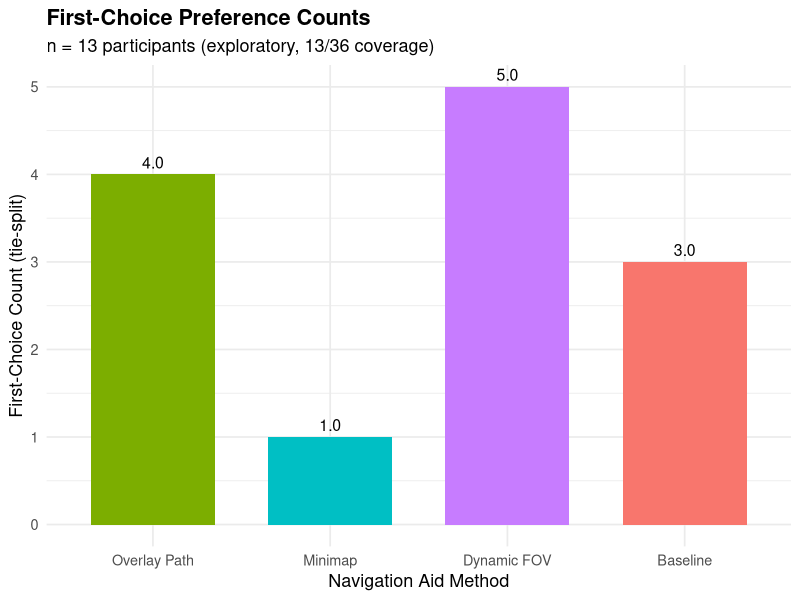
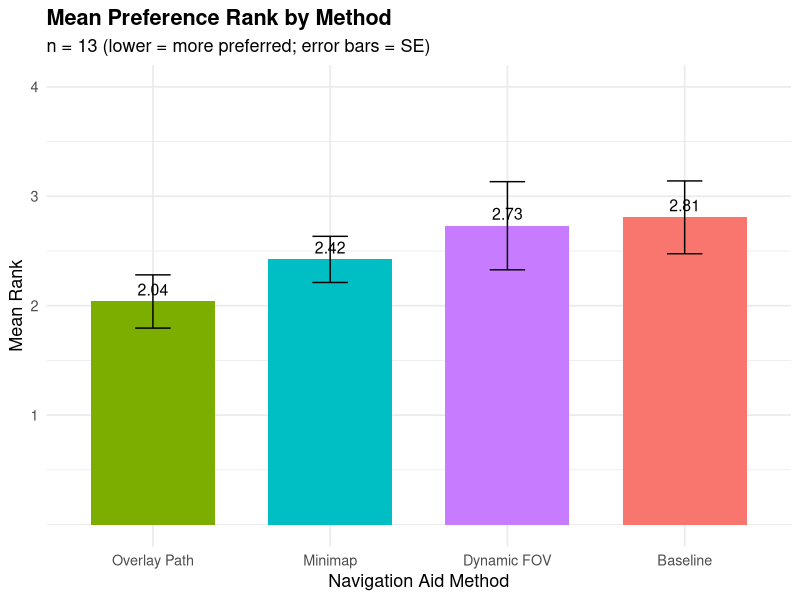
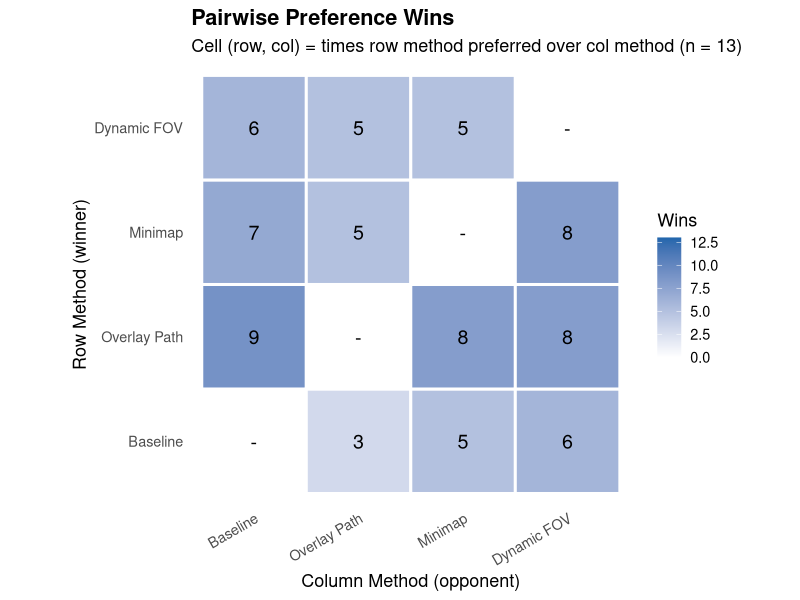
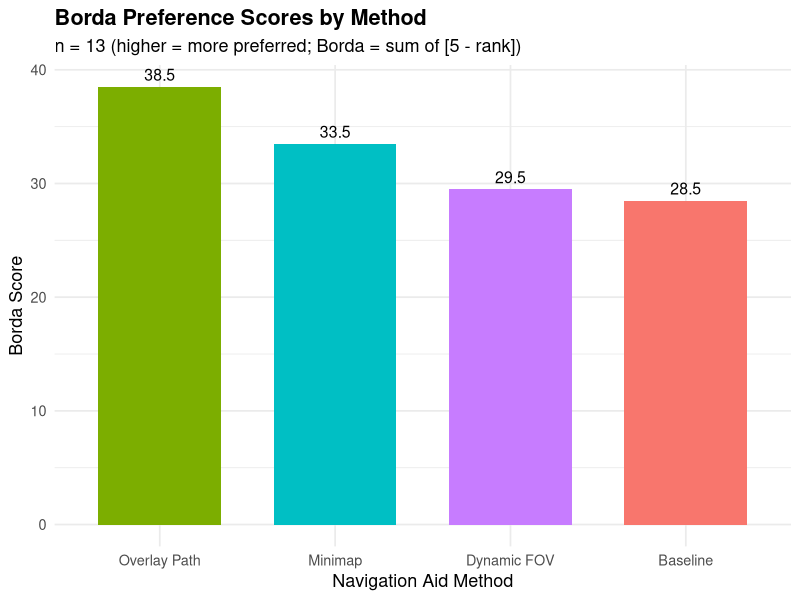

Write the R code that produced these figures, in order.
#!/usr/bin/env Rscript
# =============================================================================
# Preference Ranking Analysis (Exploratory)
# Bead: bd-3k8
# =============================================================================
# Design: 13 of 36 participants provided preference rankings
# Conditions: Baseline, Overlay Path, Minimap, Dynamic FOV
# Ranking: 1 = most preferred, 4 = least preferred (midranks for ties)
# Analyses: descriptive summaries, pairwise sign tests (Holm correction)
# Framing: EXPLORATORY — partial coverage (13/36)
# =============================================================================

# --- 0. PACKAGE MANAGEMENT ---------------------------------------------------

required_packages <- c("tidyverse")

for (pkg in required_packages) {
  if (!requireNamespace(pkg, quietly = TRUE)) {
    message(sprintf("Installing package: %s", pkg))
    install.packages(pkg, repos = "https://cloud.r-project.org")
  }
}

library(tidyverse)

# --- 1. OUTPUT SETUP ---------------------------------------------------------

output_file <- "preference_results.txt"
con <- file(output_file, open = "wt", encoding = "UTF-8")
sink(con, split = TRUE)
sink(con, type = "message")

cat("\n==============================================================\n")
cat("  PREFERENCE RANKING ANALYSIS (EXPLORATORY)\n")
cat("  13/36 participants — partial coverage\n")
cat("==============================================================\n\n")

# --- 2. READ AND VALIDATE INPUT ----------------------------------------------

cat("--- 2. DATA LOADING & VALIDATION ---\n\n")

df <- read.csv("preference_input.csv", stringsAsFactors = FALSE,
               fileEncoding = "UTF-8")

# Expected columns
expected_cols <- c("participant_name", "baseline_rank", "overlay_path_rank",
                   "minimap_rank", "dynamic_fov_rank")
rank_cols <- c("baseline_rank", "overlay_path_rank", "minimap_rank",
               "dynamic_fov_rank")

# Schema check
if (!all(expected_cols %in% colnames(df))) {
  missing <- setdiff(expected_cols, colnames(df))
  stop(sprintf("Missing columns: %s", paste(missing, collapse = ", ")))
}

# Duplicate participant check
if (any(duplicated(df$participant_name))) {
  dups <- df$participant_name[duplicated(df$participant_name)]
  stop(sprintf("Duplicate participant names: %s", paste(dups, collapse = ", ")))
}

# Rank validity check (each rank between 1 and 4, sum = 10)
for (i in seq_len(nrow(df))) {
  ranks <- as.numeric(df[i, rank_cols])
  name <- df$participant_name[i]

  if (any(is.na(ranks))) {
    stop(sprintf("Non-numeric rank values for participant: %s", name))
  }
  if (any(ranks < 1) || any(ranks > 4)) {
    stop(sprintf("Rank values outside [1, 4] for participant: %s (values: %s)",
                 name, paste(ranks, collapse = ", ")))
  }
  if (abs(sum(ranks) - 10) > 0.001) {
    stop(sprintf("Rank sum != 10 for participant: %s (sum: %.1f)",
                 name, sum(ranks)))
  }
}

n_participants <- nrow(df)
n_total <- 36  # total study participants
cat(sprintf("Participants with rankings: %d / %d (%.1f%% coverage)\n",
            n_participants, n_total, 100 * n_participants / n_total))
cat(sprintf("Conditions: Baseline, Overlay Path, Minimap, Dynamic FOV\n"))
cat(sprintf("Rank scale: 1 = most preferred, 4 = least preferred\n"))
cat("Validation: PASS (all rows have valid schema and rank sums)\n\n")

# --- 3. DESCRIPTIVE STATISTICS -----------------------------------------------

cat("--- 3. DESCRIPTIVE STATISTICS ---\n\n")

method_labels <- c(baseline_rank = "Baseline",
                   overlay_path_rank = "Overlay Path",
                   minimap_rank = "Minimap",
                   dynamic_fov_rank = "Dynamic FOV")

# Compute per-method summaries
summary_list <- lapply(rank_cols, function(col) {
  ranks <- df[[col]]
  label <- method_labels[col]

  # First choice: rank == 1 (split ties)
  first_choice <- 0
  for (i in seq_along(ranks)) {
    row_ranks <- as.numeric(df[i, rank_cols])
    if (ranks[i] == min(row_ranks)) {
      n_tied_first <- sum(row_ranks == min(row_ranks))
      first_choice <- first_choice + 1.0 / n_tied_first
    }
  }

  # Last choice: rank == 4 (split ties)
  last_choice <- 0
  for (i in seq_along(ranks)) {
    row_ranks <- as.numeric(df[i, rank_cols])
    if (ranks[i] == max(row_ranks)) {
      n_tied_last <- sum(row_ranks == max(row_ranks))
      last_choice <- last_choice + 1.0 / n_tied_last
    }
  }

  # Borda score: sum of (5 - rank) across all participants
  borda <- sum(5 - ranks)

  data.frame(
    Method = label,
    Mean_Rank = round(mean(ranks), 4),
    Median_Rank = median(ranks),
    SD_Rank = round(sd(ranks), 4),
    Borda_Score = borda,
    First_Choice = round(first_choice, 1),
    First_Pct = round(100 * first_choice / n_participants, 1),
    Last_Choice = round(last_choice, 1),
    Last_Pct = round(100 * last_choice / n_participants, 1),
    stringsAsFactors = FALSE
  )
})

summary_df <- do.call(rbind, summary_list)
summary_df <- summary_df[order(summary_df$Mean_Rank), ]  # best (lowest) first

cat("Ranking Summary (ordered by mean rank, lower = more preferred):\n\n")
print(summary_df, row.names = FALSE)
cat("\n")

cat(sprintf("Interpretation:\n"))
cat(sprintf("  Best mean rank:  %s (%.3f)\n",
            summary_df$Method[1], summary_df$Mean_Rank[1]))
cat(sprintf("  Worst mean rank: %s (%.3f)\n",
            summary_df$Method[nrow(summary_df)],
            summary_df$Mean_Rank[nrow(summary_df)]))
cat(sprintf("  Most first choices:  %s (%.1f)\n",
            summary_df$Method[which.max(summary_df$First_Choice)],
            max(summary_df$First_Choice)))
cat(sprintf("  Most last choices:   %s (%.1f)\n",
            summary_df$Method[which.max(summary_df$Last_Choice)],
            max(summary_df$Last_Choice)))
cat("\n")

# --- 4. PAIRWISE PREFERENCE COMPARISONS --------------------------------------

cat("--- 4. PAIRWISE PREFERENCE COMPARISONS ---\n\n")

# Build pairwise win/loss/tie matrix
pairs <- combn(rank_cols, 2, simplify = FALSE)
pair_results <- list()

for (p in pairs) {
  a_col <- p[1]
  b_col <- p[2]
  a_label <- method_labels[a_col]
  b_label <- method_labels[b_col]

  a_ranks <- df[[a_col]]
  b_ranks <- df[[b_col]]

  # A wins when A has lower rank (more preferred)
  a_wins <- sum(a_ranks < b_ranks)
  b_wins <- sum(a_ranks > b_ranks)
  ties   <- sum(a_ranks == b_ranks)

  pair_results[[length(pair_results) + 1]] <- data.frame(
    Pair = sprintf("%s vs %s", a_label, b_label),
    A_Wins = a_wins,
    B_Wins = b_wins,
    Ties = ties,
    A_Label = a_label,
    B_Label = b_label,
    stringsAsFactors = FALSE
  )
}

pair_df <- do.call(rbind, pair_results)

cat("Pairwise preference counts (A wins = A preferred over B):\n\n")
print(pair_df[, c("Pair", "A_Wins", "B_Wins", "Ties")], row.names = FALSE)
cat("\n")

# --- 5. EXACT SIGN TESTS WITH HOLM CORRECTION --------------------------------

cat("--- 5. PAIRWISE SIGN TESTS (EXACT BINOMIAL, HOLM CORRECTION) ---\n\n")
cat("Note: ties are excluded from sign test (only discordant pairs tested)\n")
cat("H0: P(A preferred) = 0.5 among discordant pairs\n")
cat("Framing: EXPLORATORY — p-values are descriptive, not confirmatory\n\n")

sign_results <- list()

for (i in seq_len(nrow(pair_df))) {
  a_wins <- pair_df$A_Wins[i]
  b_wins <- pair_df$B_Wins[i]
  n_disc <- a_wins + b_wins  # discordant pairs (excl ties)

  if (n_disc > 0) {
    # Two-sided exact binomial test
    test <- binom.test(a_wins, n_disc, p = 0.5, alternative = "two.sided")
    p_raw <- test$p.value
  } else {
    p_raw <- 1.0
  }

  sign_results[[i]] <- data.frame(
    Pair = pair_df$Pair[i],
    A_Wins = a_wins,
    B_Wins = b_wins,
    Ties = pair_df$Ties[i],
    n_discordant = n_disc,
    p.value = round(p_raw, 4),
    stringsAsFactors = FALSE
  )
}

sign_df <- do.call(rbind, sign_results)

# Holm correction across all 6 tests
sign_df$p.Holm <- round(p.adjust(sign_df$p.value, method = "holm"), 4)

cat("Pairwise sign test results:\n\n")
print(sign_df, row.names = FALSE)
cat("\n")

# Flag any nominally significant results
nom_sig <- sign_df[sign_df$p.value < 0.05, ]
if (nrow(nom_sig) > 0) {
  cat("Nominally significant pairs (p < .05, uncorrected):\n")
  for (j in seq_len(nrow(nom_sig))) {
    cat(sprintf("  %s: p = %.4f (Holm-adjusted: %.4f)\n",
                nom_sig$Pair[j], nom_sig$p.value[j], nom_sig$p.Holm[j]))
  }
} else {
  cat("No pairwise comparisons reached nominal significance (p < .05).\n")
}
cat("\n")

# --- 6. FRIEDMAN TEST & KENDALL'S W ------------------------------------------

cat("--- 6. FRIEDMAN TEST & KENDALL'S W (EXPLORATORY) ---\n\n")

# Build rank matrix (participants x methods)
rank_matrix <- as.matrix(df[, rank_cols])

# Friedman test (base R)
friedman_result <- friedman.test(rank_matrix)
cat(sprintf("Friedman chi-squared = %.4f, df = %d, p-value = %.4f\n",
            friedman_result$statistic, friedman_result$parameter,
            friedman_result$p.value))

# Kendall's W = chi2 / (n * (k - 1))
k <- length(rank_cols)  # 4 methods
W <- as.numeric(friedman_result$statistic) / (n_participants * (k - 1))
cat(sprintf("Kendall's W = %.4f\n", W))
cat(sprintf("Interpretation: W ranges from 0 (no agreement) to 1 (perfect agreement)\n"))

if (W < 0.3) {
  cat("  -> Weak agreement among raters\n")
} else if (W < 0.5) {
  cat("  -> Moderate agreement among raters\n")
} else if (W < 0.7) {
  cat("  -> Good agreement among raters\n")
} else {
  cat("  -> Strong agreement among raters\n")
}
cat("\n")

# --- 7. GENERATE PLOTS -------------------------------------------------------

cat("--- 7. GENERATING PLOTS ---\n\n")

# Ensure plots directory exists
if (!dir.exists("plots")) dir.create("plots")

# Method order for consistent plotting (by mean rank, best first)
method_order <- summary_df$Method

# Color palette matching existing project style
method_colors <- c("Baseline" = "#F8766D", "Overlay Path" = "#7CAE00",
                   "Minimap" = "#00BFC4", "Dynamic FOV" = "#C77CFF")

# --- Plot 1: First-choice bar chart ---
p1_data <- summary_df %>%
  mutate(Method = factor(Method, levels = method_order))

p1 <- ggplot(p1_data, aes(x = Method, y = First_Choice, fill = Method)) +
  geom_col(width = 0.7, show.legend = FALSE) +
  geom_text(aes(label = sprintf("%.1f", First_Choice)),
            vjust = -0.5, size = 4) +
  scale_fill_manual(values = method_colors) +
  labs(title = "First-Choice Preference Counts",
       subtitle = sprintf("n = %d participants (exploratory, %d/%d coverage)",
                          n_participants, n_participants, n_total),
       x = "Navigation Aid Method", y = "First-Choice Count (tie-split)") +
  theme_minimal(base_size = 13) +
  theme(plot.title = element_text(face = "bold"),
        axis.text.x = element_text(angle = 0, hjust = 0.5))

ggsave("plots/preference_first_choice.png", p1,
       width = 7, height = 5, dpi = 150)
cat("  Saved: plots/preference_first_choice.png\n")

# --- Plot 2: Mean rank bar chart (lower = better) ---
p2_data <- summary_df %>%
  mutate(Method = factor(Method, levels = method_order))

p2 <- ggplot(p2_data, aes(x = Method, y = Mean_Rank, fill = Method)) +
  geom_col(width = 0.7, show.legend = FALSE) +
  geom_errorbar(aes(ymin = Mean_Rank - SD_Rank / sqrt(n_participants),
                     ymax = Mean_Rank + SD_Rank / sqrt(n_participants)),
                width = 0.2) +
  geom_text(aes(label = sprintf("%.2f", Mean_Rank)),
            vjust = -0.5, size = 4) +
  scale_fill_manual(values = method_colors) +
  scale_y_continuous(limits = c(0, 4), breaks = 1:4) +
  labs(title = "Mean Preference Rank by Method",
       subtitle = sprintf("n = %d (lower = more preferred; error bars = SE)",
                          n_participants),
       x = "Navigation Aid Method", y = "Mean Rank") +
  theme_minimal(base_size = 13) +
  theme(plot.title = element_text(face = "bold"))

ggsave("plots/preference_mean_rank.png", p2,
       width = 7, height = 5, dpi = 150)
cat("  Saved: plots/preference_mean_rank.png\n")

# --- Plot 3: Pairwise-win heatmap ---
methods <- names(method_labels)
method_names <- as.character(method_labels)
n_methods <- length(methods)

# Build win matrix
win_matrix <- matrix(0, nrow = n_methods, ncol = n_methods,
                     dimnames = list(method_names, method_names))

for (i in 1:(n_methods - 1)) {
  for (j in (i + 1):n_methods) {
    a_ranks <- df[[methods[i]]]
    b_ranks <- df[[methods[j]]]
    a_wins <- sum(a_ranks < b_ranks)
    b_wins <- sum(a_ranks > b_ranks)
    win_matrix[method_names[i], method_names[j]] <- a_wins
    win_matrix[method_names[j], method_names[i]] <- b_wins
  }
}

# Convert to long format for ggplot
win_long <- as.data.frame(as.table(win_matrix))
colnames(win_long) <- c("Row_Method", "Col_Method", "Wins")

# Set factor levels
win_long$Row_Method <- factor(win_long$Row_Method, levels = method_names)
win_long$Col_Method <- factor(win_long$Col_Method, levels = method_names)

p3 <- ggplot(win_long, aes(x = Col_Method, y = Row_Method, fill = Wins)) +
  geom_tile(color = "white", linewidth = 1) +
  geom_text(aes(label = ifelse(Row_Method == Col_Method, "-",
                                as.character(Wins))),
            size = 5) +
  scale_fill_gradient(low = "white", high = "#2166AC",
                      limits = c(0, n_participants),
                      name = "Wins") +
  labs(title = "Pairwise Preference Wins",
       subtitle = sprintf("Cell (row, col) = times row method preferred over col method (n = %d)",
                          n_participants),
       x = "Column Method (opponent)", y = "Row Method (winner)") +
  theme_minimal(base_size = 13) +
  theme(plot.title = element_text(face = "bold"),
        axis.text.x = element_text(angle = 30, hjust = 1),
        panel.grid = element_blank()) +
  coord_fixed()

ggsave("plots/preference_pairwise_heatmap.png", p3,
       width = 7, height = 6, dpi = 150)
cat("  Saved: plots/preference_pairwise_heatmap.png\n")

# --- Plot 4: Borda score bar chart ---
p4_data <- summary_df %>%
  mutate(Method = factor(Method, levels = method_order))

p4 <- ggplot(p4_data, aes(x = Method, y = Borda_Score, fill = Method)) +
  geom_col(width = 0.7, show.legend = FALSE) +
  geom_text(aes(label = sprintf("%.1f", Borda_Score)),
            vjust = -0.5, size = 4) +
  scale_fill_manual(values = method_colors) +
  labs(title = "Borda Preference Scores by Method",
       subtitle = sprintf("n = %d (higher = more preferred; Borda = sum of [5 - rank])",
                          n_participants),
       x = "Navigation Aid Method", y = "Borda Score") +
  theme_minimal(base_size = 13) +
  theme(plot.title = element_text(face = "bold"))

ggsave("plots/preference_borda_score.png", p4,
       width = 7, height = 5, dpi = 150)
cat("  Saved: plots/preference_borda_score.png\n")

cat("\n")

# --- 8. SUMMARY ---------------------------------------------------------------

cat("--- 8. SUMMARY ---\n\n")
cat("EXPLORATORY PREFERENCE ANALYSIS COMPLETE\n")
cat(sprintf("Coverage: %d / %d participants (%.1f%%)\n",
            n_participants, n_total, 100 * n_participants / n_total))
cat(sprintf("Friedman test: chi2 = %.4f, df = %d, p = %.4f\n",
            friedman_result$statistic, friedman_result$parameter,
            friedman_result$p.value))
cat(sprintf("Kendall's W = %.4f\n", W))
cat("\nCAVEAT: These results are exploratory due to partial coverage (13/36).\n")
cat("P-values should be interpreted as descriptive patterns, not confirmatory.\n")
cat("\nOutput files:\n")
cat("  preference_results.txt (this file)\n")
cat("  plots/preference_first_choice.png\n")
cat("  plots/preference_mean_rank.png\n")
cat("  plots/preference_pairwise_heatmap.png\n")
cat("  plots/preference_borda_score.png\n")

# --- Close sink ---------------------------------------------------------------
sink(type = "message")
sink()
close(con)

cat("Done. Results written to preference_results.txt\n")
